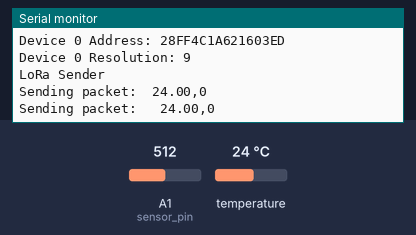
A sketch run on a simulated Arduino Uno, built with avr-gcc and run on an emulated ATmega328P. Shown: the last lines printed to the serial monitor. Inputs (shaded band) come from the test bench; at power-on: temperature 24 °C, A1 (sensor_pin) = 512. No radio packets arrive unless stated.

Above: at 1.2 s.
1.3 s: temperature set to 12 °C
At 2.0 s:
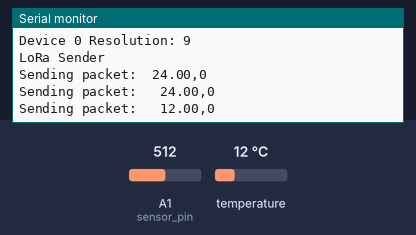
2.8 s: A1 (sensor_pin) set to 198
At 3.3 s:
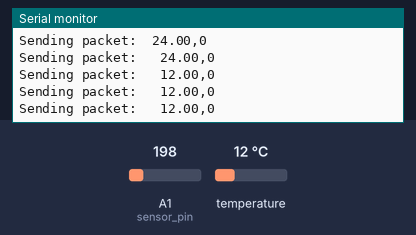
4.3 s: temperature set to 19 °C
At 5.2 s:
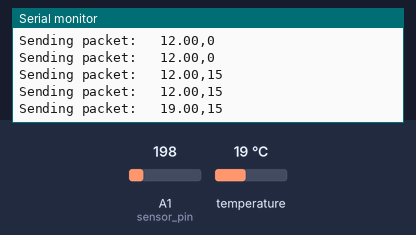
5.8 s: A1 (sensor_pin) set to 218
At 6.7 s:
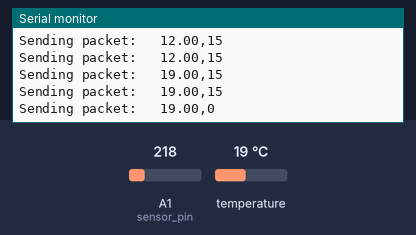
Timing chart, 0 to 8.3 s (numbered marks = the images above; inputs shaded):
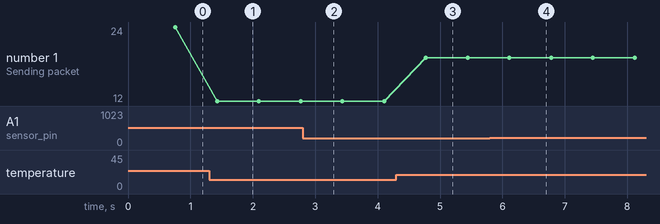

Measured:
- after the input at 1.3 s, the serial monitor: prints a new line after 0.13 s (image 1)
- after the input at 4.3 s, the serial monitor: prints a new line after 0.47 s (image 3)
- after the input at 5.8 s, the serial monitor: prints a new line after 0.31 s (image 4)
- plotted number 1: 24 → 12 after the input at 1.3 s, 12 → 19 after the input at 4.3 s

The sketch:

Ocean_project_tx.ino
```cpp
#include <SPI.h>
#include <LoRa.h>
#include <OneWire.h>
#include <DallasTemperature.h>

#define ONE_WIRE_BUS 3

#define sensor_pin A1
int read_ADC;
int ntu;

#define ss 10
#define rst 9
#define dio0 2

float waterTemp = 0;

String Mymessage = "";

OneWire oneWire(ONE_WIRE_BUS);
DallasTemperature dallasTemperature(&oneWire);
DeviceAddress insideThermometer;

void setup() {
  Serial.begin(9600);
  Serial.print("Locating devices...");
  dallasTemperature.begin();
  Serial.print("Found ");
  Serial.print(dallasTemperature.getDeviceCount(), DEC);
  Serial.println(" devices.");


  Serial.print("Parasite power is: ");
  if (dallasTemperature.isParasitePowerMode()) Serial.println("ON");
  else Serial.println("OFF");

  if (!dallasTemperature.getAddress(insideThermometer, 0)) Serial.println("Unable to find address for Device 0");

  // show the addresses we found on the bus
  Serial.print("Device 0 Address: ");
  printAddress(insideThermometer);
  Serial.println();

  // set the resolution
  dallasTemperature.setResolution(insideThermometer, 9);

  Serial.print("Device 0 Resolution: ");
  Serial.print(dallasTemperature.getResolution(insideThermometer), DEC);
  Serial.println();

  pinMode(sensor_pin, INPUT);

  while (!Serial);

  LoRa.setPins(ss, rst, dio0);    //setup LoRa transceiver module

  Serial.println("LoRa Sender");

  if (!LoRa.begin(433E6)) {
    Serial.println("Starting LoRa failed!");
    while (1);
  }
  LoRa.setTxPower(10);
}

void loop() {
  Serial.print("Sending packet: ");
  LoRa.beginPacket();

  tb();
  dallasTemperature.requestTemperatures();
  waterTemp = dallasTemperature.getTempCByIndex(0);
  Mymessage = Mymessage + waterTemp + "," + ntu;
  Serial.print (" ");
  Serial.println (Mymessage);
  LoRa.print(Mymessage);
  LoRa.endPacket();
  delay(500);
  Mymessage = " ";
}

  void tb() {
  read_ADC = analogRead(sensor_pin);
  if (read_ADC > 208)read_ADC = 208;

  ntu = map(read_ADC, 0, 208, 300, 0);
}

// function to print a device address
void printAddress(DeviceAddress deviceAddress)
{
  for (uint8_t i = 0; i < 8; i++)
  {
    if (deviceAddress[i] < 16) Serial.print("0");
    Serial.print(deviceAddress[i], HEX);
  }
}
```
